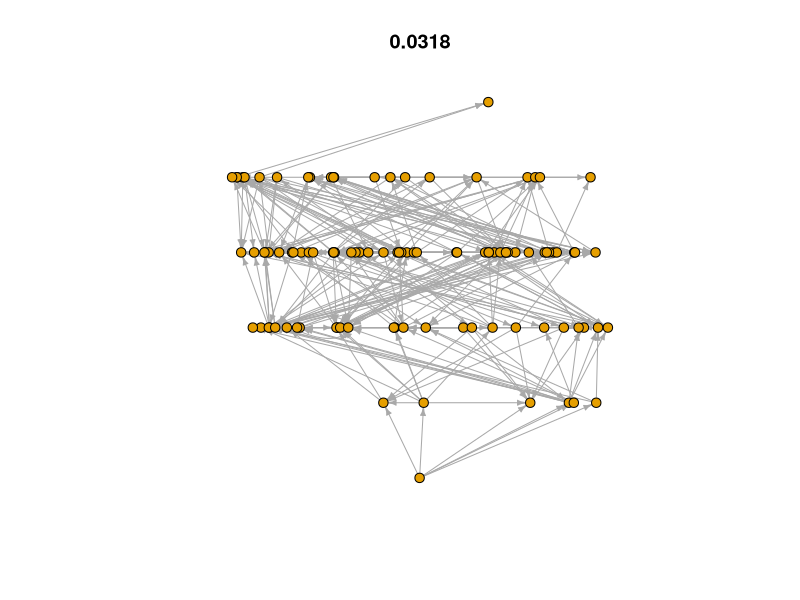

Generate this figure with R:
library(igraph)

#The number of prey species
N <- 100

#Define niche values for each species
nv <- runif(N)
#Define connectance
C = 0.02
#Define adjacency matrix
adj_m <- matrix(0,N,N)

disconnected <- TRUE
num_prey <- numeric(N)

#find the basal species (with lowest niche value)
basal <- min(nv)
basal_pos <- which(nv == basal)
#The basal species has no prey
num_prey[basal_pos] <- NA

while (disconnected == TRUE) {
  
  #which species have no interactions?
  empty <- which(num_prey==0)

  #Loop over each species to determine range of prey
  for (i in empty) {
    
    #The niche value of species i
    n <- nv[i]
    
    #Define the prey range
    alpha <- 1
    beta <- (alpha/(2*C)) - alpha
    r <- rbeta(1,alpha,beta)*n
    
    #Define the center of the prey range
    r1 <- min(r/2,n)
    r2 <- max(r/2,n)
    c <- runif(1,r1,r2)
    
    max_width <- c+(r/2)
    min_width <- c-(r/2)
    
    #Which species fall within this range?
    #For each species that does, draw link in adjacency matrix
    num_prey[i] <- 0
    for (j in 1:N) {
      if ((nv[j] < max_width) && (nv[j] > min_width)) {
        #adj_m[i,j] <- 1
        adj_m[j,i] <- 1 #arrow points along trophic flow
        num_prey[i] <- num_prey[i] + 1
      }
    }
    
  }
  
  #Is the food web disconnected?
  #rsums <- apply(adj_m,1,sum)
  if (length(which(num_prey == 0)) > 0) {
    disconnected <- TRUE
    
    #remove disconnected species
    rm_sp <- which(num_prey == 0)
    num_rm <- length(rm_sp)
    
    #update niche axis with new values for disconnected species
    new_nv <- runif(N)
    for (j in rm_sp) {
      nv[j] <- new_nv[j]
    }
    
  } else {
    disconnected <- FALSE
  }
    
}



#Build graph object
g <- graph.adjacency(adj_m, mode = "directed")
#plot(g,layout=layout.reingold.tilford(g,root=basal_pos,flip.y=FALSE),vertex.size=5)

#Calculate trophic levels for each node
trophic <- sapply(1:N,function(x){shortest.paths(g,v = basal_pos, to = x)})

#Assign node coordinates; y-axis is the niche value (trophic level increases across y-axis)
coords <- cbind(runif(N),trophic); coords[basal_pos,] <- c(0.5,trophic[basal_pos])
plot(g,layout=coords,vertex.size=5,edge.arrow.size=0.4,main=ecount(g)/N^2,vertex.label=NA) #


